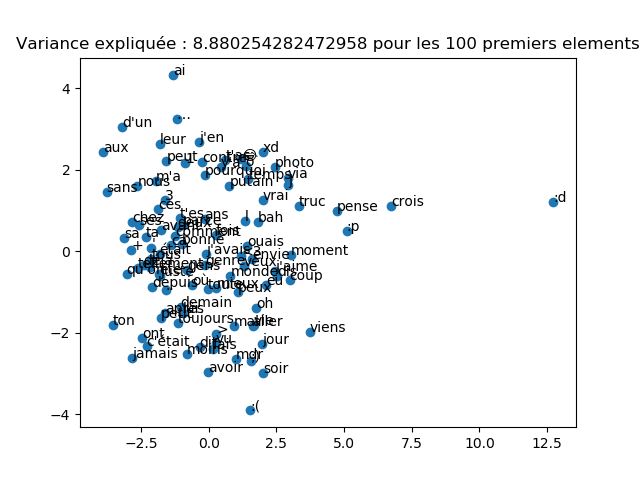
#> input picture PythonBasics/PCA.png, 640 x 480 px, given in place of the camera
$ python OpenCVFirstTest.py
#> lines starting #> are read from the running program, lines starting #| are printed output that depends on the picture; after the words box and inside, x2 and y2 are one past the last pixel; in counts of white or black regions, pixels touching at a corner belong together
#%% cell 0
import cv2
import numpy as np

cap = cv2.VideoCapture(0)

while True:
    ret, frame = cap.read()
#> frame is the input picture: shape (480, 640, 3); mean B, G, R 243.2, 242.1, 240.5
    img = cv2.cvtColor(frame,cv2.COLOR_BGR2GRAY)
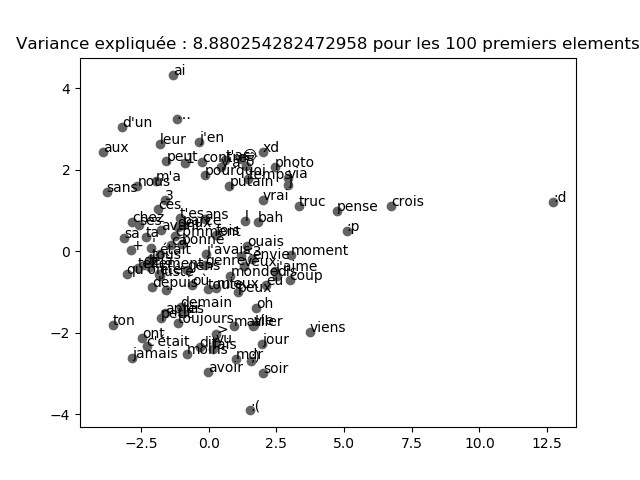
#> img: shape (480, 640); min 0, max 255, mean 241.7
    blur = cv2.GaussianBlur(img,(5,5),0)
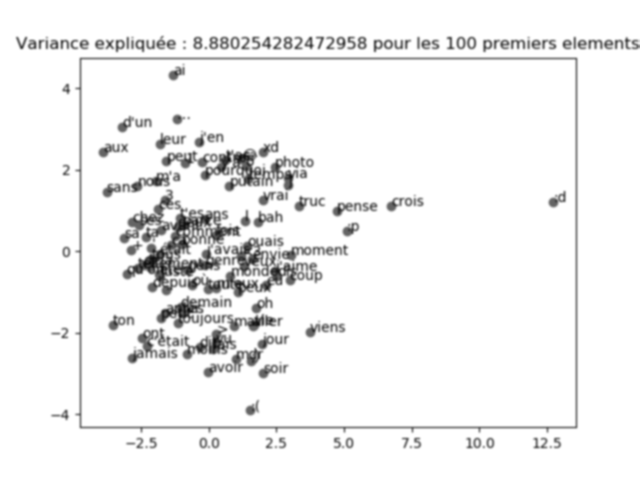
#> blur: shape (480, 640); min 15, max 255, mean 241.7
    ret3,th3 = cv2.threshold(blur,128,255,cv2.THRESH_OTSU)
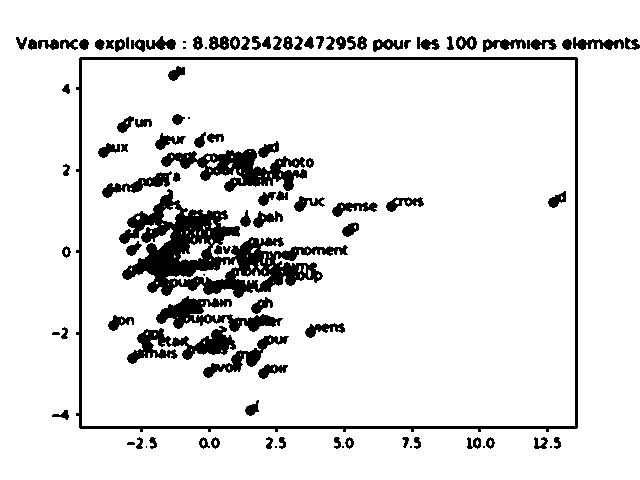
#> th3: shape (480, 640); 89.5% white; 103 black regions (11 under 20 px), largest, box (x1, y1, x2, y2) and area: (119, 189, 348, 298) 9232, (76, 57, 578, 432) 5294, (161, 149, 307, 192) 2772
#> ret3 = 198

    edges = cv2.Canny(frame,100,100)
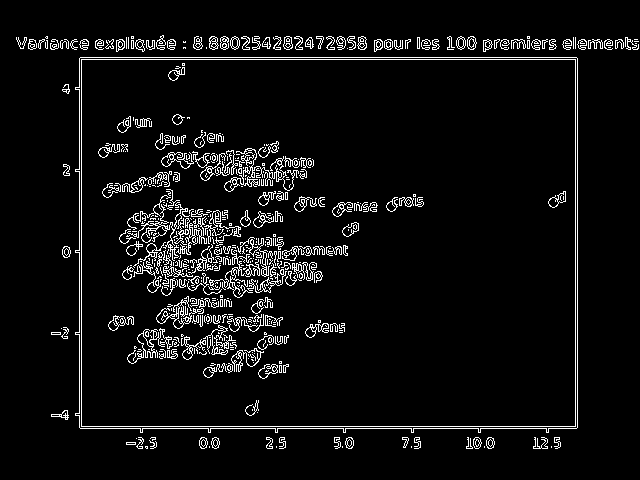
#> edges: shape (480, 640); 5.9% white in thin lines or dots, all inside (x1, y1, x2, y2) = (16, 35, 639, 449)

    cv2.imshow('Edges', th3)

    if(cv2.waitKey(1) & 0xFF == ord('q')):
#> (key q is pressed here)
       break

cv2.destroyAllWindows()
cap.release()

$ run again, on PythonBasics/TSNE.png
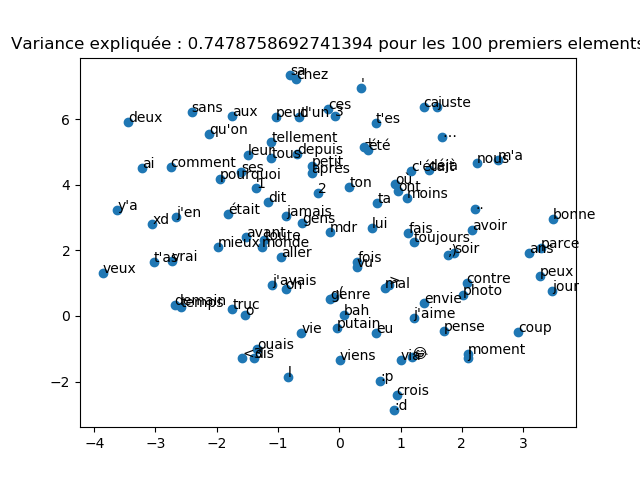
#> input picture PythonBasics/TSNE.png, 640 x 480 px, given in place of the camera
#> frame is the input picture: shape (480, 640, 3); mean B, G, R 242.9, 241.7, 239.9
#> `ret3,th3 = cv2.threshold(blur,128,255,cv2.THRESH_OTSU)`:
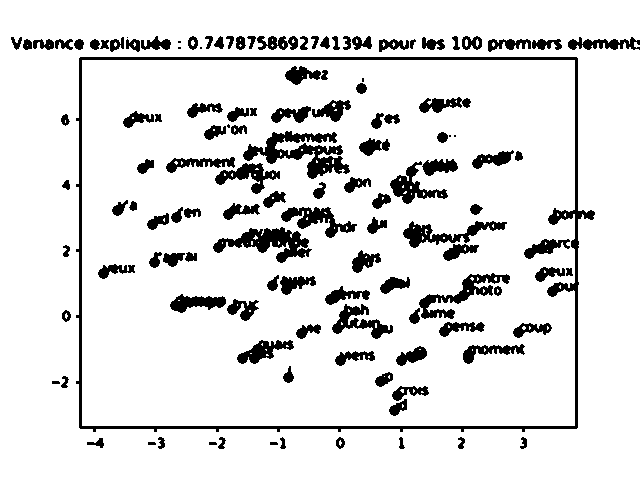
#> th3: shape (480, 640); 88.6% white; 127 black regions (8 under 20 px), largest, box (x1, y1, x2, y2) and area: (76, 57, 595, 432) 5923, (243, 131, 350, 179) 2062, (213, 227, 312, 263) 1565
#> ret3 = 201
#> `edges = cv2.Canny(frame,100,100)`:
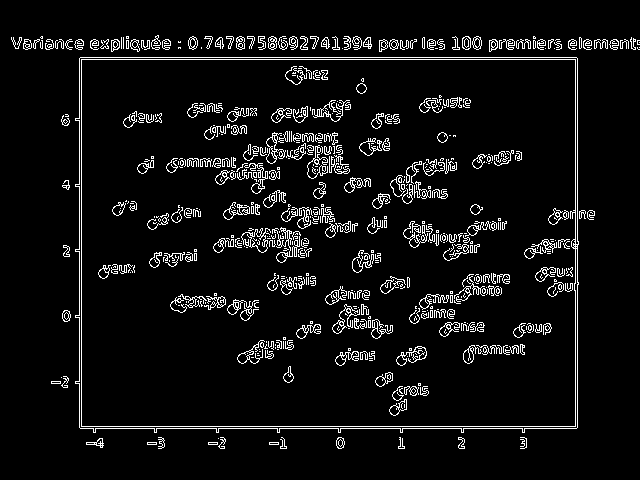
#> edges: shape (480, 640); 6.4% white in thin lines or dots, all inside (x1, y1, x2, y2) = (11, 35, 640, 449)
